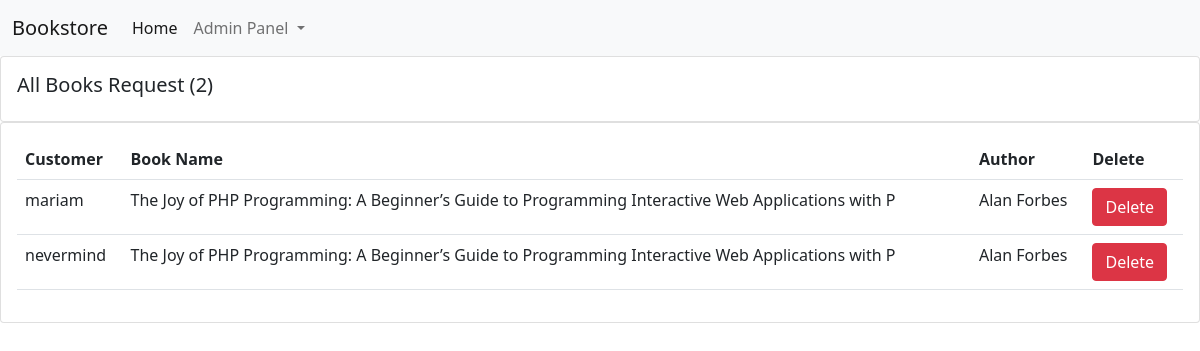
Screenshot of /see_requested_books/ with the database file from the repository.
### books/models.py (models this page shows, shortened)
class Request_Book(models.Model):
    book_name = models.CharField(max_length=100)
    author = models.CharField(max_length=100)
    user = models.ForeignKey(User, on_delete=models.CASCADE, default=1)

### books/views.py (the view)
# urls.py: path("see_requested_books/", views.see_requested_books, name="see_requested_books"),
def see_requested_books(request):
    requested_book = Request_Book.objects.all()
    requested_books_count = requested_book.count()
    return render(request, "see_requested_books.html", {'requested_book':requested_book, 'requested_books_count':requested_books_count})

### books/templates/see_requested_books.html (shortened to what this page needs)
{% extends 'admin_navbar.html' %}
{% block body %}
{% load static %}
<div class="row">
    <div class="col-md">
      <div class="card card-body">
        <h5>All Books Request ({{requested_books_count}})</h5>
      </div>
      <div class="card card-body">
        <table class="table">
          <tr>
            <th>Customer</th>
            <th>Book Name</th>
            <th>Author</th>
            <th>Delete</th>
          </tr>
          {% for i in requested_book %}
            <tr>
              <td>{{i.user}}</td>
              <td>{{i.book_name}}</td>
              <td>{{i.author}}</td>
              <td><a href="/delete_requested_books/delete_{{i.id}}/" class="btn btn-danger">Delete</a></td>
            </tr>
          {% endfor %}
        </table>
      </div>
    </div>
  </div>
  {% endblock %}

### rows the page displays
Request_Book: user "mariam", book_name "The Joy of PHP Programming: A Beginner’s Guide to Programming Interactive Web Applications with P", author "Alan Forbes"
Request_Book: user "nevermind", book_name "The Joy of PHP Programming: A Beginner’s Guide to Programming Interactive Web Applications with P", author "Alan Forbes"

### other values shown
{{ requested_books_count }} "2"
